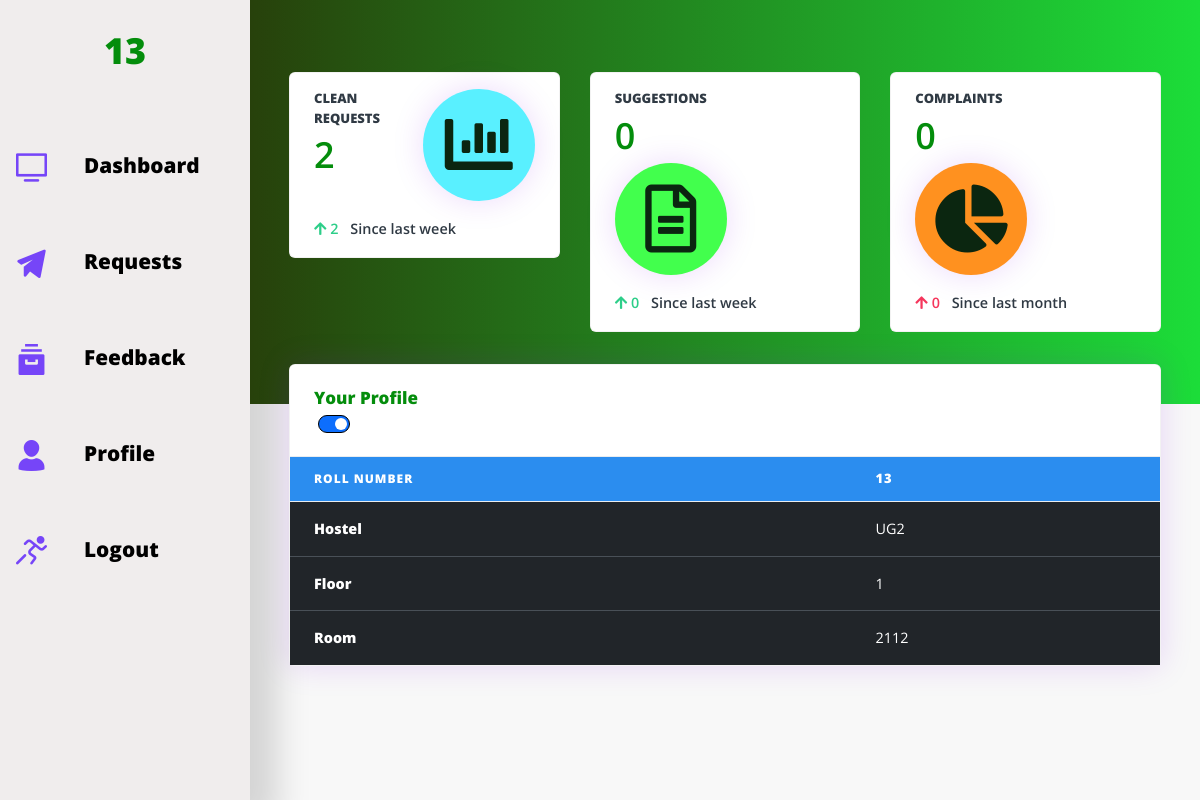
The app's page /profile.php (signed in), older data.
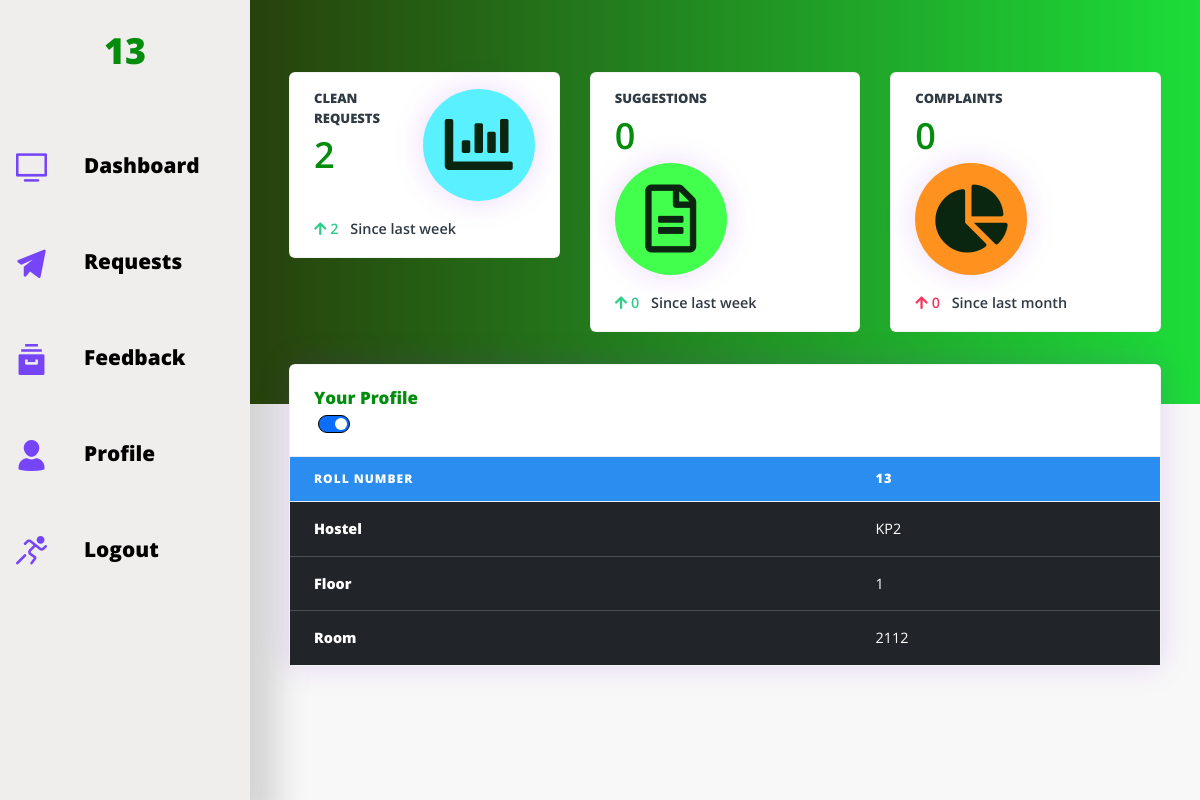
The same page, newer data.
### tables this page shows
CREATE TABLE `student` (
  `id` int(11) NOT NULL,
  `rollnumber` varchar(255) NOT NULL,
  `password` varchar(40) NOT NULL,
  `room` varchar(8) NOT NULL,
  `floor` tinyint(4) NOT NULL,
  `hostel` varchar(5) NOT NULL
);

### studentfunctions.php (called while the page is built, shortened)
<?php
  function getStudent($roll, $db){
    $query_find_student = "select * from student where rollnumber='$roll'";
    $result_find_student = mysqli_query($db,$query_find_student);
    if (mysqli_num_rows($result_find_student) == 1) {
      $student = mysqli_fetch_assoc($result_find_student);
    }
    return $student;
  }
?>

### profile.php (the view, shortened to what this page needs)
<!DOCTYPE html>
<html lang="en">
<head>
  <link rel="stylesheet" href="https://cdn.jsdelivr.net/npm/bootstrap@5.3.3/dist/css/bootstrap.min.css">
  <?php require("meta.php"); ?>
</head>
<body data-bs-theme="dark">
  <?php require("sidenav.php"); ?>
  <div class="main-content">
      <div class="header bg-background pb-6 pt-5 pt-md-6">
      <div class="container-fluid">
        <?php
          require("headerstats.php");
          $student = getStudent($_SESSION['rollnumber'], $db);
        ?>
      </div>
    </div>
    <div class="container-fluid mt--5">
      <div class="row mt-2">
        <div class="col-xl-12 mb-5 mb-xl-0">
          <div class="card shadow">
            <div class="card-header border-0">
              <div class="row align-items-center">
                <div class="col">
                  <h3 class="mb-0">Your Profile</h3>
                  <div class="form-check form-switch mx-4">
                    <input
                      class="form-check-input p-2"
                      type="checkbox"
                      role="switch"
                      id="flexSwitchCheckChecked"
                      checked
                      onclick="myFunction()"
                      style="border-color: black"
                    />
                  </div>
                </div>
              </div>
            </div>
            <div class="table-responsive">
              <table class="table align-items-center table-flush">
                <thead class="thead-light">
                  <tr>
                    <th scope="col" style="font-size: 12px;">Roll Number</th>
                    <th scope="col" style="font-size: 13px;"><?php echo $student['rollnumber']; ?></th>
                  </tr>
                </thead>
                <tbody>
                  <tr>
                    <th scope="row">Hostel</th>
                    <td><?php echo strtoupper($student['hostel']); ?></td>
                  </tr>
                  <tr>
                    <th scope="row">Floor</th>
                    <td><?php echo $student['floor']; ?></td>
                  </tr>
                  <tr>
                    <th scope="row">Room</th>
                    <td><?php echo strtoupper($student['room']); ?></td>
                  </tr>
                </tbody>
              </table>
            </div>
          </div>
        </div>
      </div>
    </div>
  </div>
</body>
</html>

Row changes from the older to the newer data that the page shows:
changed student: hostel "UG2" → "KP2"
